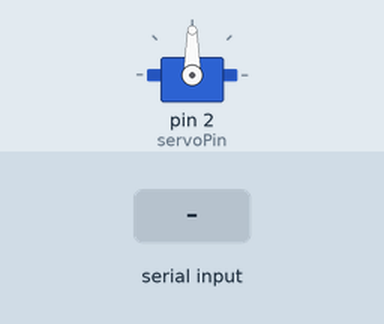
Recording of a sketch running on a simulated Arduino Uno, built with avr-gcc and run on an emulated ATmega328P. Parts: servo. The inputs (shaded band) are chosen by the test bench.

Above: at 1.2 s.
1.3 s: "H" received over Serial
At 1.7 s:
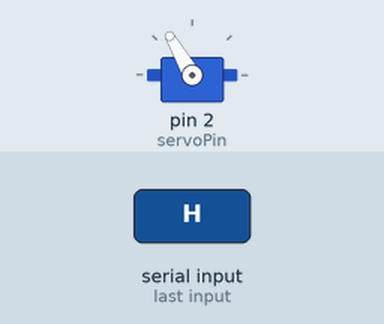
At 2.1 s:
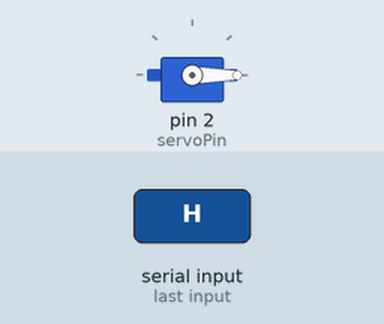
Timing chart, 0 to 4.3 s (numbered marks = the images above; inputs shaded):
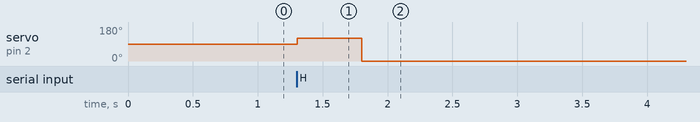

The sketch:

sketch_read_processing_control_servo.pde
```cpp
 char val; // Data received from the serial port
 int ledPin = 13; // Set the pin to digital I/O 4

 #include <Servo.h>      // include the servo library

Servo servoMotor;       // creates an instance of the servo object to control a servo
int servoPin = 2;       // Control pin for servo motor


 void setup() {
 //pinMode(ledPin, OUTPUT); // Set pin as OUTPUT
 servoMotor.attach(servoPin);  // attaches the servo on pin 2 to the servo object
 Serial.begin(9600); // Start serial communication at 9600 bps
 }

 void loop() {
 if (Serial.available()) { // If data is available to read,
 val = Serial.read(); // read it and store it in val
 }


 if (val == 'H') { // If H was received
   servoMotor.write(120); //rotate to 120 degree angle
   delay(500);
   servoMotor.write(0); //rotate to 0 degree angle
   delay(500);
   val = 0;
 } else {
   //servoMotor.write(0); //rotate to 0 degree angle
 }


 /*
 digitalWrite(ledPin, HIGH); // turn the LED on
 } else {
 digitalWrite(ledPin, LOW); // Otherwise turn it OFF
 }*/


 delay(10); // Wait 100 milliseconds for next reading
 }
```

Measured:
- after the input at 1.3 s, servo on pin 2 (servoPin): 90° → 120° at once, → 0° 0.50 s later
